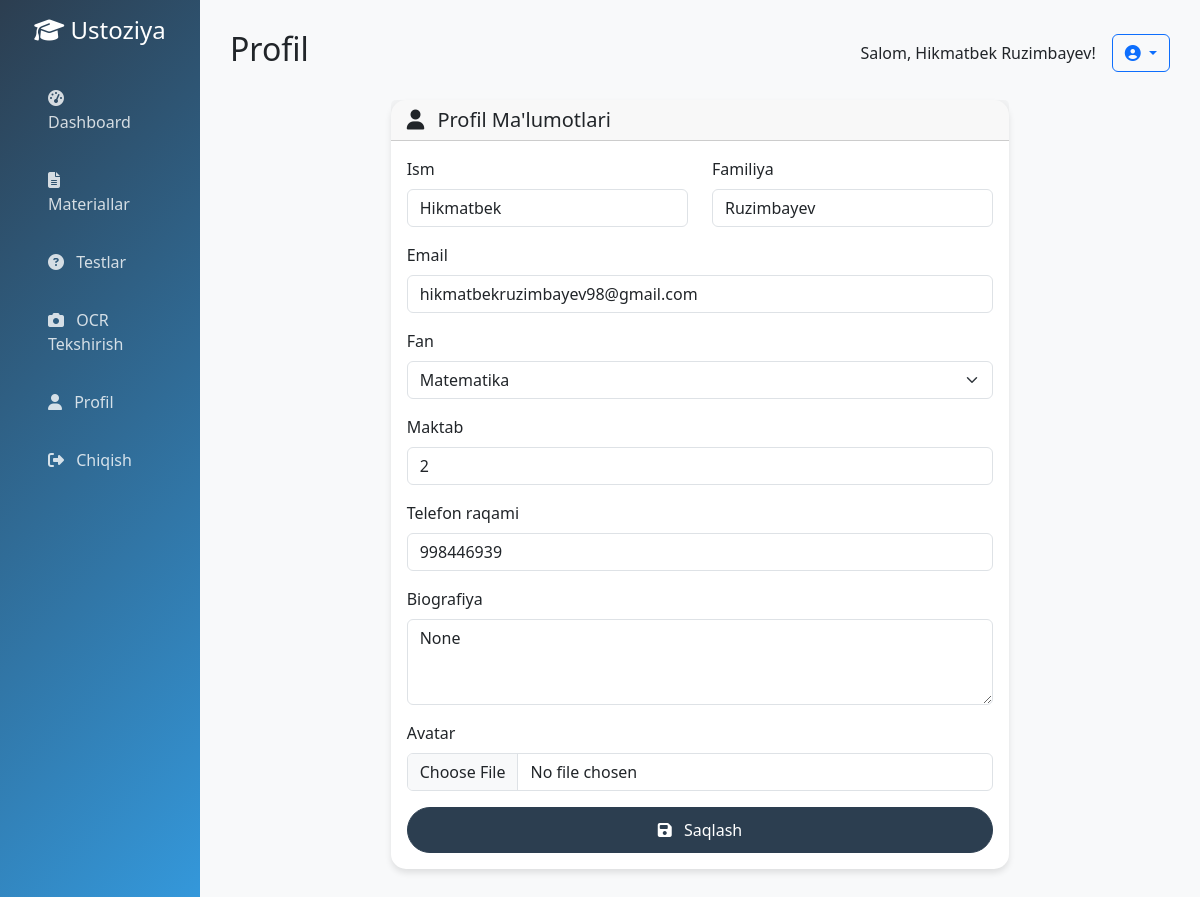
/profile/ (signed in), run on the app's committed database.
### accounts/models.py (models this page shows, shortened)
class User(AbstractUser):
    ROLE_CHOICES = [
        ('teacher', 'O\'qituvchi'),
        ('admin', 'Administrator'),
    ]
    SUBJECT_CHOICES = [
        ('mathematics', 'Matematika'),
        ('physics', 'Fizika'),
        ('chemistry', 'Kimyo'),
        ('biology', 'Biologiya'),
        ('geography', 'Geografiya'),
        ('history', 'Tarix'),
        ('literature', 'Adabiyot'),
        ('language', 'Til va adabiyot'),
        ('english', 'Ingliz tili'),
        ('russian', 'Rus tili'),
        ('computer_science', 'Informatika'),
        ('art', 'San\'at'),
        ('physical_education', 'Jismoniy tarbiya'),
        ('other', 'Boshqa'),
    ]
    role = models.CharField(
        max_length=20,
        choices=ROLE_CHOICES,
        default='teacher',
        verbose_name='Rol'
    )
    subject = models.CharField(
        max_length=50,
        choices=SUBJECT_CHOICES,
        verbose_name='Fan'
    )
    school = models.CharField(
        max_length=200,
        verbose_name='Maktab'
    )
    phone = models.CharField(
        max_length=20,
        blank=True,
        null=True,
        verbose_name='Telefon raqami'
    )
    avatar = models.ImageField(
        upload_to='avatars/',
        blank=True,
        null=True,
        verbose_name='Avatar'
    )
    bio = models.TextField(
        blank=True,
        null=True,
        verbose_name='Biografiya'
    )
    is_verified = models.BooleanField(
        default=False,
        verbose_name='Tasdiqlangan'
    )
    created_at = models.DateTimeField(
        auto_now_add=True,
        verbose_name='Yaratilgan vaqt'
    )
    updated_at = models.DateTimeField(
        auto_now=True,
        verbose_name='Yangilangan vaqt'
    )
    class Meta:
        verbose_name = 'Foydalanuvchi'
        verbose_name_plural = 'Foydalanuvchilar'
        ordering = ['-created_at']
    def get_full_name(self):
        if self.first_name and self.last_name:
            return f"{self.first_name} {self.last_name}"
        return self.username

### ustoziya_platform/views.py (the view, shortened to what this page needs)
# urls.py: path('profile/', views.profile, name='profile_api'),
@login_required
def profile(request):
    return render(request, 'profile.html')

### templates/profile.html (shortened to what this page needs)
{% extends 'base.html' %}
{% block page_title %}Profil{% endblock %}
{% block content %}
<div class="row">
    <div class="col-md-8 mx-auto">
        <div class="card">
            <div class="card-header">
                <h5 class="card-title mb-0">
                    <i class="fas fa-user me-2"></i>
                    Profil Ma'lumotlari
                </h5>
            </div>
            <div class="card-body">
                <form method="post" enctype="multipart/form-data">
                    <div class="row">
                        <div class="col-md-6 mb-3">
                            <label for="first_name" class="form-label">Ism</label>
                            <input type="text" class="form-control" id="first_name" name="first_name" value="{{ user.first_name }}">
                        </div>
                        <div class="col-md-6 mb-3">
                            <label for="last_name" class="form-label">Familiya</label>
                            <input type="text" class="form-control" id="last_name" name="last_name" value="{{ user.last_name }}">
                        </div>
                    </div>
                    <div class="mb-3">
                        <label for="email" class="form-label">Email</label>
                        <input type="email" class="form-control" id="email" name="email" value="{{ user.email }}">
                    </div>
                    <div class="mb-3">
                        <label for="subject" class="form-label">Fan</label>
                        <select class="form-select" id="subject" name="subject">
                            <option value="mathematics" {% if user.subject == 'mathematics' %}selected{% endif %}>Matematika</option>
                        </select>
                    </div>
                    <div class="mb-3">
                        <label for="school" class="form-label">Maktab</label>
                        <input type="text" class="form-control" id="school" name="school" value="{{ user.school }}">
                    </div>
                    <div class="mb-3">
                        <label for="phone" class="form-label">Telefon raqami</label>
                        <input type="tel" class="form-control" id="phone" name="phone" value="{{ user.phone }}">
                    </div>
                    <div class="mb-3">
                        <label for="bio" class="form-label">Biografiya</label>
                        <textarea class="form-control" id="bio" name="bio" rows="3">{{ user.bio }}</textarea>
                    </div>
                    <div class="mb-3">
                        <label for="avatar" class="form-label">Avatar</label>
                        <input type="file" class="form-control" id="avatar" name="avatar" accept="image/*">
                    </div>
                    <div class="d-grid">
                        <button type="submit" class="btn btn-primary">
                            <i class="fas fa-save me-2"></i>
                            Saqlash
                        </button>
                    </div>
                </form>
            </div>
        </div>
    </div>
</div>
{% endblock %}

### templates/base.html (shortened to what this page needs)
<!DOCTYPE html>
<html lang="uz">
<head>
    <link href="https://cdn.jsdelivr.net/npm/bootstrap@5.3.0/dist/css/bootstrap.min.css" rel="stylesheet">
    <link href="https://cdnjs.cloudflare.com/ajax/libs/font-awesome/6.4.0/css/all.min.css" rel="stylesheet">
</head>
<body>
    <div class="container-fluid">
        <div class="row">
            <div class="col-md-3 col-lg-2 sidebar">
                <div class="p-3">
                    <h4 class="text-center mb-4">
                        <i class="fas fa-graduation-cap"></i>
                        Ustoziya
                    </h4>
                    <nav class="nav flex-column">
                        <a class="nav-link {% if request.resolver_match.url_name == 'dashboard' %}active{% endif %}" href="{% url 'dashboard' %}">
                            <i class="fas fa-tachometer-alt me-2"></i>
                            Dashboard
                        </a>
                        <a class="nav-link {% if 'materials' in request.resolver_match.url_name %}active{% endif %}" href="{% url 'materials_list' %}">
                            <i class="fas fa-file-alt me-2"></i>
                            Materiallar
                        </a>
                        <a class="nav-link {% if 'tests' in request.resolver_match.url_name %}active{% endif %}" href="{% url 'tests_list' %}">
                            <i class="fas fa-question-circle me-2"></i>
                            Testlar
                        </a>
                        <a class="nav-link {% if 'ocr' in request.resolver_match.url_name %}active{% endif %}" href="{% url 'ocr_upload' %}">
                            <i class="fas fa-camera me-2"></i>
                            OCR Tekshirish
                        </a>
                        <a class="nav-link" href="{% url 'profile' %}">
                            <i class="fas fa-user me-2"></i>
                            Profil
                        </a>
                        <a class="nav-link" href="{% url 'logout' %}">
                            <i class="fas fa-sign-out-alt me-2"></i>
                            Chiqish
                        </a>
                    </nav>
                </div>
            </div>
            <div class="col-md-9 col-lg-10 main-content">
                <div class="d-flex justify-content-between align-items-center mb-4">
                    <h2>{% block page_title %}Dashboard{% endblock %}</h2>
                    <div class="d-flex align-items-center">
                        <span class="me-3">Salom, {{ user.get_full_name|default:user.username }}!</span>
                        <div class="dropdown">
                            <button class="btn btn-outline-primary dropdown-toggle" type="button" data-bs-toggle="dropdown">
                                <i class="fas fa-user-circle"></i>
                            </button>
                        </div>
                    </div>
                </div>
                {% block content %}{% endblock %}
            </div>
        </div>
    </div>
</body>
</html>

### templates/base.html (style rules this page uses)
:root { --primary-color: #2c3e50; --secondary-color: #3498db; --success-color: #27ae60; --warning-color: #f39c12; --danger-color: #e74c3c; --light-color: #ecf0f1; --dark-color: #2c3e50; }
body { font-family: 'Segoe UI', Tahoma, Geneva, Verdana, sans-serif; background-color: #f8f9fa; }
.card { border: none; border-radius: 15px; box-shadow: 0 4px 6px rgba(0, 0, 0, 0.1); transition: transform 0.3s ease; }
.btn-primary { background-color: var(--primary-color); border-color: var(--primary-color); border-radius: 25px; padding: 10px 25px; }
.sidebar { background: linear-gradient(135deg, var(--primary-color), var(--secondary-color)); min-height: 100vh; color: white; }
.sidebar .nav-link { color: rgba(255, 255, 255, 0.8); padding: 12px 20px; border-radius: 10px; margin: 5px 0; transition: all 0.3s ease; }
.main-content { padding: 30px; }

### data on the page
User: get_full_name "Hikmatbek Ruzimbayev", first_name "Hikmatbek", last_name "Ruzimbayev", email "hikmatbekruzimbayev98@gmail.com", subject "Matematika", school "2", phone "998446939", bio "None"
